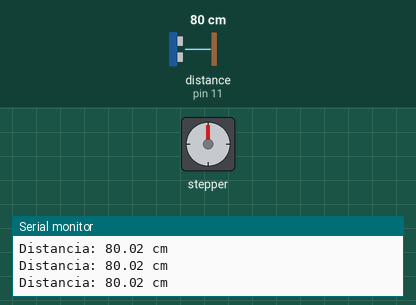
Recording of a sketch running on a simulated Arduino Uno, built with avr-gcc and run on an emulated ATmega328P. On the bench: stepper motor, the last lines printed to the serial monitor. Wiring (inferred from the names in the program): ultrasonic range finder: trigger pin 10; echo pin 11. The test bench sets the inputs (shaded band); at power-on: distance to the obstacle (sensor on pin 11) 80 cm. The echo pulse lasts 58.3 µs per cm; stepper angles assume 200 steps per turn.

Above: at 1.2 s.
1.3 s: distance to the obstacle (sensor on pin 11) set to 7 cm
2.8 s: distance to the obstacle (sensor on pin 11) set to 5 cm
At 3.05 s:
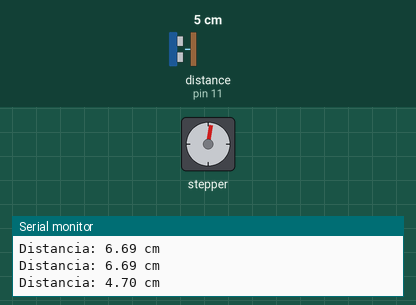
5.8 s: distance to the obstacle (sensor on pin 11) set to 18 cm
8.8 s: distance to the obstacle (sensor on pin 11) set to 2 cm
At 9.34 s:
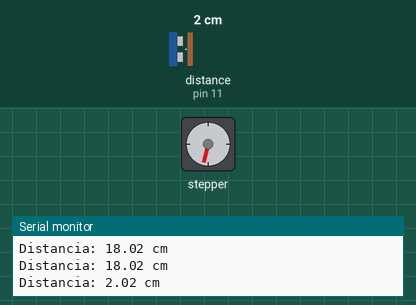
14.8 s: distance to the obstacle (sensor on pin 11) set to 9 cm
17.8 s: distance to the obstacle (sensor on pin 11) set to 4 cm
At 20.47 s:
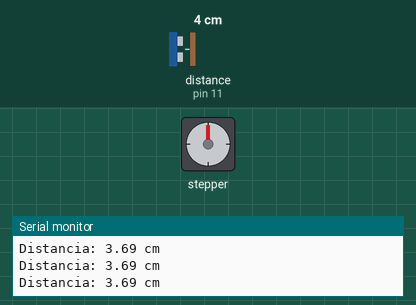
Timing chart, 0 to 68.3 s (numbered marks = the images above; inputs shaded):
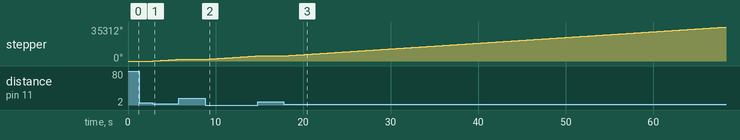

Measured:
- the behaviour switches between 6 and 5 cm on distance to the obstacle (sensor on pin 11) (found by bisection; images 0 and 1)
- after the input at 2.8 s, stepper: keeps turning clockwise at about 597°/s, starting after 0.10 s
- after the input at 8.8 s, stepper: keeps turning clockwise at about 595°/s, starting after 0.09 s
- after the input at 17.8 s, stepper: keeps turning clockwise at about 594°/s, starting after 0.10 s

The sketch:

motor_brazo_sensor_0.1.ino
```cpp
#include <Stepper.h>  // Motor base

// Configuración del motor
const int stepsPerRevolution = 200;
const int motorSpeed = 100;

const int pinMotorA = 2;
const int pinMotorB = 3;
const int pinMotorC = 4;
const int pinMotorD = 5;

Stepper motor(stepsPerRevolution, pinMotorA, pinMotorB, pinMotorC, pinMotorD);

// Pines del sensor ultrasónico
const int trigPin = 10;
const int echoPin = 11;

void setup() {
  motor.setSpeed(motorSpeed);
  pinMode(trigPin, OUTPUT);
  pinMode(echoPin, INPUT);
  Serial.begin(9600);  // Útil para pruebas si deseas ver la distancia
}

void loop() {
  long duration;
  float distance;

  // Enviar pulso ultrasónico
  digitalWrite(trigPin, LOW);
  delayMicroseconds(2);
  digitalWrite(trigPin, HIGH);
  delayMicroseconds(10);
  digitalWrite(trigPin, LOW);

  // Leer duración del eco
  duration = pulseIn(echoPin, HIGH);

  // Calcular distancia en cm
  distance = duration * 0.0343 / 2;

  Serial.print("Distancia: ");
  Serial.print(distance);
  Serial.println(" cm");

  // Si hay algo a 5 cm o menos, el motor gira sin parar
  if (distance > 0 && distance <= 5) {
    motor.step(stepsPerRevolution);  // Gira una vuelta
  } else {
    // Si no hay nada cerca, el motor no se mueve
    delay(100);
  }
}
```
